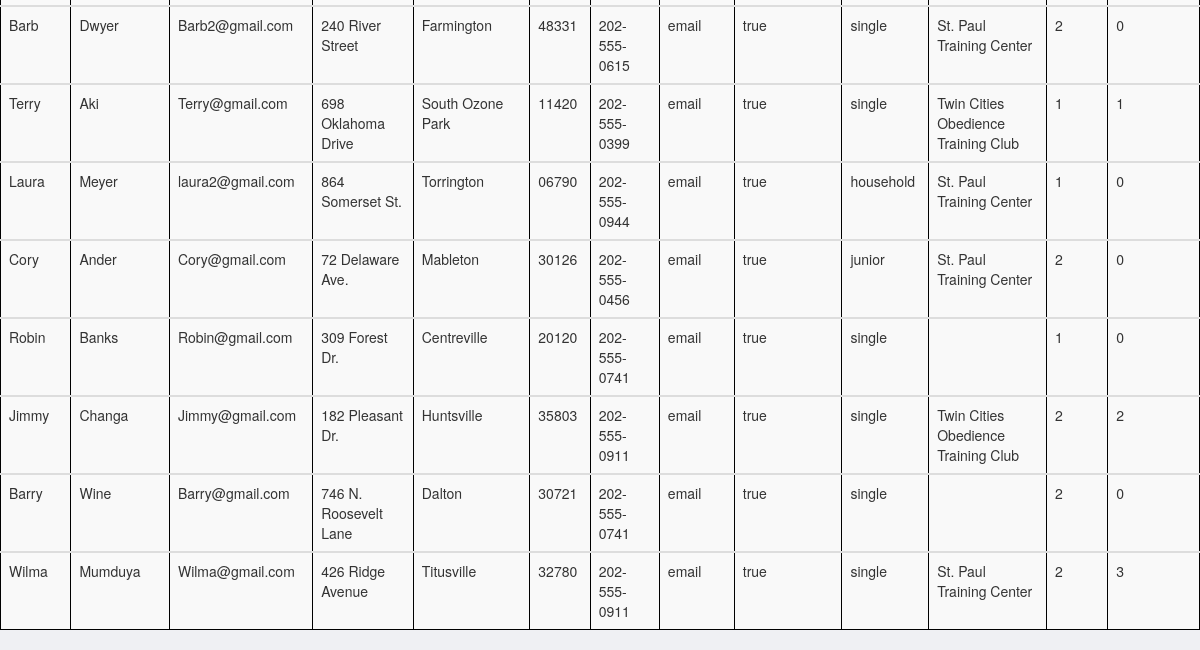
/user (lower part), run on an earlier commit of the app's database.
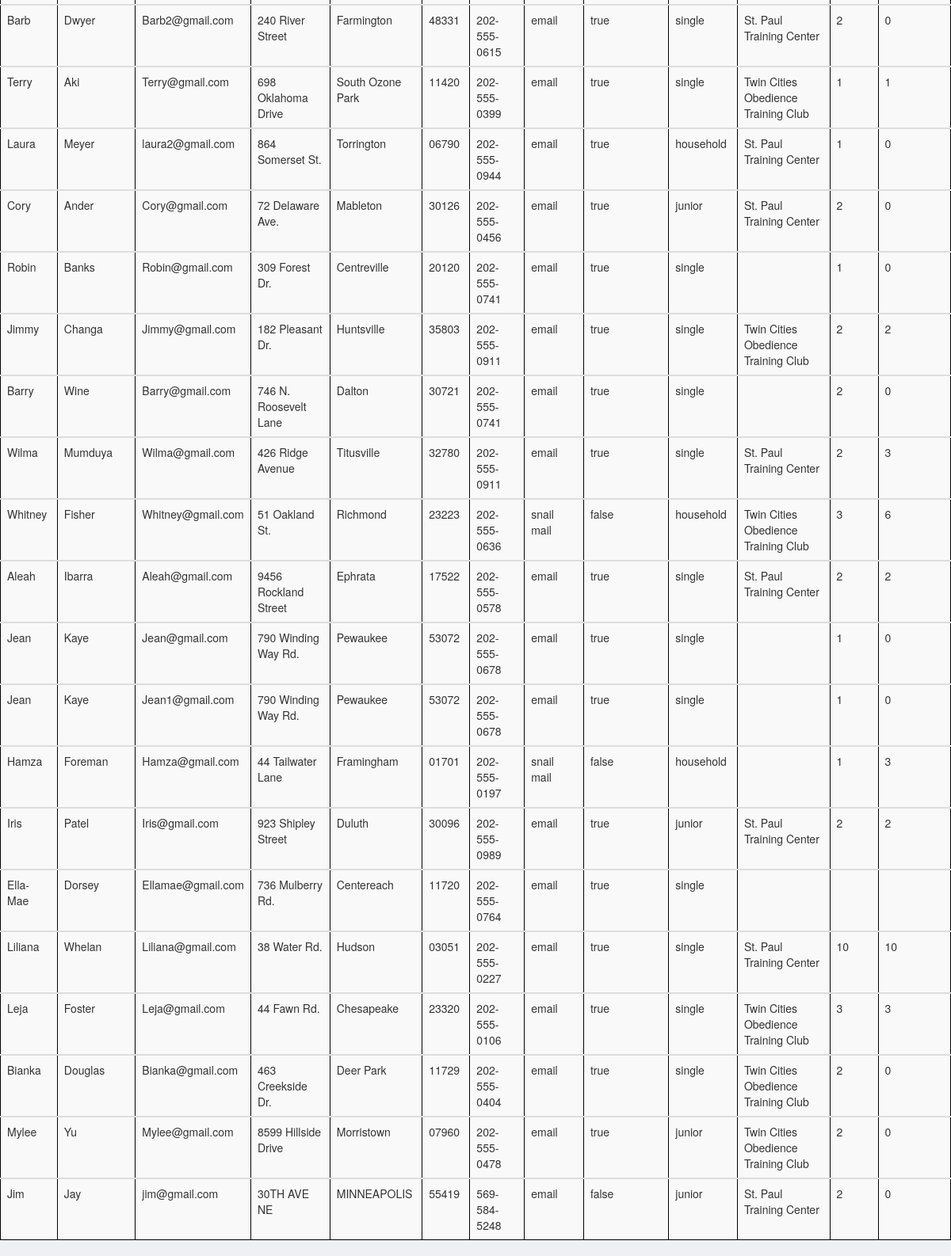
And on a later commit of the database.
### model.py (models this page shows, shortened)
class Users(db.Model, UserMixin):
    __tablename__ = 'users'
    user_id = db.Column(db.Integer, primary_key=True, autoincrement=True)
    fname = db.Column(db.String(50), nullable=False)
    lname = db.Column(db.String(50), nullable=False)
    email = db.Column(db.String(100), nullable=False, unique=True)
    address = db.Column(db.String(100), nullable=True)
    city = db.Column(db.String(50), nullable=True)
    zip_code = db.Column(db.String(10), nullable=True)
    phone = db.Column(db.String(15), nullable=True)
    pref_communication = db.Column(db.String(50), nullable=True)
    print_permissions = db.Column(db.String(5), nullable=True)
    password = db.Column(db.String(50), nullable=True)
    member_type = db.Column(db.String(100), nullable=True)
    member_standing = db.Column(db.String(25), default='Good')
    other_orgs = db.Column(db.Text)
    num_of_gsd = db.Column(db.Integer)
    num_breedings = db.Column(db.Integer)

### server.py (the view)
@app.route('/user')
def all_users():
    user = crud.get_all_users()
    return render_template('all_users.html', user=user)

### crud.py (called while the page is built)
def get_all_users():
    return Users.query.all()

### templates/all_users.html (shortened to what this page needs)
{% extends 'base.html' %}
{% block body %}
        <table class="table thead-dark table-striped">
            {% for u in user %}
          <tbody id="searchTable">
          <tr>
              <td>{{ u.fname }}</td>
              <td>{{ u.lname }}</th>
              <td>{{ u.email }}</td>
              <td>{{ u.address }}</td>
              <td>{{ u.city }}</td>
              <td>{{ u.zip_code }}</td>
              <td>{{ u.phone }}</td>
              <td>{{ u.pref_communication }}</td>
              <td>{{ u.print_permissions }}</td>
              <td>{{ u.member_type }}</td>
              <td>{{ u.other_orgs }}</td>
              <td>{{ u.num_of_gsd }}</td>
              <td>{{ u.num_breedings }}</td>
          </tr>
          </tbody>
            {% endfor %}
        </table>
{% endblock %}

### templates/base.html (shortened to what this page needs)
<!doctype html>
<html>
  <head>
    <link rel="stylesheet" href="https://maxcdn.bootstrapcdn.com/bootstrap/3.4.1/css/bootstrap.min.css">
    <link rel="stylesheet" href="/static/css/styles.css">
    <link rel="stylesheet" href="/static/css/login_styles.css">
    <link rel="stylesheet" href="/static/css/image_carousel.css">
  </head>
  <body>
    {% block body %}{% endblock %}
  </body>
</html>

### static/css/styles.css (style rules this page uses)
body { background-color: #eff0f3; }
.table { width="100%"; cellspacing="0"; cellpadding="0"; border="0"; border: 1.5px solid darkslategray; border-collapse: collapse; margin-left: auto; margin-right: auto; margin-top: 30px; }

What changed in the data, as far as the page shows it:
added Users: fname "Whitney", lname "Fisher", email "Whitney@gmail.com", address "51 Oakland St.", city "Richmond", zip_code "23223", phone "202-555-0636", pref_communication "snail mail", print_permissions "false", member_type "household", other_orgs "Twin Cities Obedience Training Club", num_of_gsd "3", num_breedings "6"
added Users: fname "Aleah", lname "Ibarra", email "Aleah@gmail.com", address "9456 Rockland Street", city "Ephrata", zip_code "17522", phone "202-555-0578", pref_communication "email", print_permissions "true", member_type "single", other_orgs "St. Paul Training Center", num_of_gsd "2", num_breedings "2"
added Users: fname "Jean", lname "Kaye", email "Jean@gmail.com", address "790 Winding Way Rd.", city "Pewaukee", zip_code "53072", phone "202-555-0678", pref_communication "email", print_permissions "true", member_type "single", num_of_gsd "1", num_breedings "0"
added Users: fname "Jean", lname "Kaye", email "Jean1@gmail.com", address "790 Winding Way Rd.", city "Pewaukee", zip_code "53072", phone "202-555-0678", pref_communication "email", print_permissions "true", member_type "single", num_of_gsd "1", num_breedings "0"
added Users: fname "Hamza", lname "Foreman", email "Hamza@gmail.com", address "44 Tailwater Lane", city "Framingham", zip_code "01701", phone "202-555-0197", pref_communication "snail mail", print_permissions "false", member_type "household", num_of_gsd "1", num_breedings "3"
added Users: fname "Iris", lname "Patel", email "Iris@gmail.com", address "923 Shipley Street", city "Duluth", zip_code "30096", phone "202-555-0989", pref_communication "email", print_permissions "true", member_type "junior", other_orgs "St. Paul Training Center", num_of_gsd "2", num_breedings "2"
added Users: fname "Ella-Mae", lname "Dorsey", email "Ellamae@gmail.com", address "736 Mulberry Rd.", city "Centereach", zip_code "11720", phone "202-555-0764", pref_communication "email", print_permissions "true", member_type "single"
added Users: fname "Liliana", lname "Whelan", email "Liliana@gmail.com", address "38 Water Rd.", city "Hudson", zip_code "03051", phone "202-555-0227", pref_communication "email", print_permissions "true", member_type "single", other_orgs "St. Paul Training Center", num_of_gsd "10", num_breedings "10"
added Users: fname "Leja", lname "Foster", email "Leja@gmail.com", address "44 Fawn Rd.", city "Chesapeake", zip_code "23320", phone "202-555-0106", pref_communication "email", print_permissions "true", member_type "single", other_orgs "Twin Cities Obedience Training Club", num_of_gsd "3", num_breedings "3"
added Users: fname "Bianka", lname "Douglas", email "Bianka@gmail.com", address "463 Creekside Dr.", city "Deer Park", zip_code "11729", phone "202-555-0404", pref_communication "email", print_permissions "true", member_type "single", other_orgs "Twin Cities Obedience Training Club", num_of_gsd "2", num_breedings "0"
added Users: fname "Mylee", lname "Yu", email "Mylee@gmail.com", address "8599 Hillside Drive", city "Morristown", zip_code "07960", phone "202-555-0478", pref_communication "email", print_permissions "true", member_type "junior", other_orgs "Twin Cities Obedience Training Club", num_of_gsd "2", num_breedings "0"
added Users: fname "Jim", lname "Jay", email "jim@gmail.com", address "30TH AVE NE", city "MINNEAPOLIS", zip_code "55419", phone "569-584-5248", pref_communication "email", print_permissions "false", member_type "junior", other_orgs "St. Paul Training Center", num_of_gsd "2", num_breedings "0"
